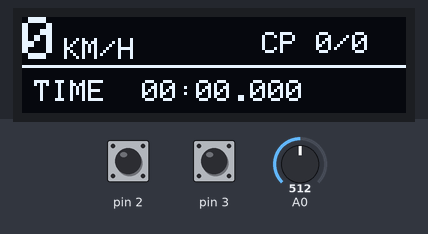
The sketch below on a simulated Arduino Uno, built with avr-gcc and run on an emulated ATmega328P. On the bench: 128×32 one-colour display. The test bench sets the inputs (shaded band); at power-on: A0 = 512, pin 2 HIGH, pin 3 HIGH. What the sketch prints to the serial monitor is not drawn.

Above: at 1.2 s.
1.3 s: A0 set to 490
4.3 s: A0 set to 716
Timing chart, 0 to 7.3 s (numbered marks = the images above; inputs shaded):
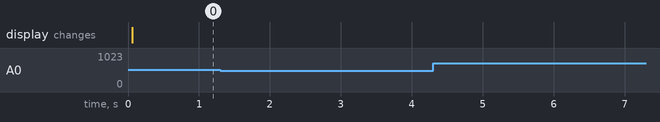

The sketch:

Volante_Arduino.ino
```cpp
/*
 * PROYECTO FERIA DE CIENCIAS - VOLANTE + PANTALLA OLED 0.91" (128x32 I2C)
 * Librerías: Adafruit_GFX y Adafruit_SSD1306
 *
 * Conexión Pantalla OLED 0.91" (I2C):
 *   - VCC -> 5V (o 3.3V)
 *   - GND -> GND
 *   - SCL -> Pin A5 (Arduino Uno)
 *   - SDA -> Pin A4 (Arduino Uno)
 *
 * Controles:
 *   - Volante: Potenciómetro en pin A0
 *   - Acelerador: Pulsador a GND en pin 2 (INPUT_PULLUP)
 *   - Freno: Pulsador a GND en pin 3 (INPUT_PULLUP)
 */

#include <Wire.h>
#include <Adafruit_GFX.h>
#include <Adafruit_SSD1306.h>

#define SCREEN_WIDTH 128
#define SCREEN_HEIGHT 32
#define OLED_RESET -1
#define SCREEN_ADDRESS 0x3C // Si no enciende, probar con 0x3D

Adafruit_SSD1306 display(SCREEN_WIDTH, SCREEN_HEIGHT, &Wire, OLED_RESET);

// Tiempos
unsigned long tiempoAnteriorLectura = 0;
const long intervaloLectura = 20; // 50 Hz para inputs

// Calibración volante
int maximoCalibrado = 500;

// Datos recibidos por telemetría desde Unity (#VEL,TIEMPO_STR,CHK,TOT_CHK)
int velKmh = 0;
char strTiempo[16] = "00:00.000";
int chkActual = 0;
int chkTotales = 0;

// Buffer serie
char bufferSerial[64];
byte bufferIdx = 0;

void procesarPaqueteTelemetria(char* datos) {
  // Formato: #128,01:23.456,3,5
  if (datos[0] != '#') return;

  char* token = strtok(datos + 1, ",");
  if (token != NULL) velKmh = atoi(token);

  token = strtok(NULL, ",");
  if (token != NULL) {
    strncpy(strTiempo, token, sizeof(strTiempo) - 1);
    strTiempo[sizeof(strTiempo) - 1] = '\0';
  }

  token = strtok(NULL, ",");
  if (token != NULL) chkActual = atoi(token);

  token = strtok(NULL, ",");
  if (token != NULL) chkTotales = atoi(token);
}

void leerTelemetriaSerial() {
  while (Serial.available() > 0) {
    char c = Serial.read();
    if (c == '\n' || c == '\r') {
      if (bufferIdx > 0) {
        bufferSerial[bufferIdx] = '\0';
        procesarPaqueteTelemetria(bufferSerial);
        bufferIdx = 0;
      }
    } else {
      if (bufferIdx < sizeof(bufferSerial) - 1) {
        bufferSerial[bufferIdx++] = c;
      }
    }
  }
}

void dibujarPantalla() {
  display.clearDisplay();
  display.setTextColor(SSD1306_WHITE);

  // ================= FILA SUPERIOR: VELOCIDAD Y CHECKPOINTS =================
  // 1. Número de velocidad GRANDE (Tamaño 2)
  display.setTextSize(2);
  display.setCursor(0, 0);
  display.print(velKmh);

  // 2. Unidad "KM/H" (Tamaño 1 alineado abajo del número)
  display.setTextSize(1);
  display.setCursor(display.getCursorX() + 2, 7);
  display.print("KM/H");

  // 3. Checkpoints a la derecha en la fila superior (ej: CP 3/5)
  display.setCursor(80, 5);
  display.print("CP ");
  display.print(chkActual);
  display.print("/");
  display.print(chkTotales);

  // Línea divisoria muy sutil entre velocidad y tiempo
  display.drawFastHLine(0, 16, 128, SSD1306_WHITE);

  // ================= FILA INFERIOR: TIEMPO MÁXIMO PROTAGONISTA =================
  // El tiempo con milisegundos "00:00.000" centrado en Tamaño 1 espaciado / nítido
  display.setTextSize(1);
  display.setCursor(4, 21);
  display.print("TIME  ");
  display.print(strTiempo);

  display.display();
}

void setup() {
  pinMode(A0, INPUT);
  pinMode(2, INPUT_PULLUP);
  pinMode(3, INPUT_PULLUP);
  Serial.begin(9600);

  // Iniciar pantalla OLED I2C
  display.begin(SSD1306_SWITCHCAPVCC, SCREEN_ADDRESS);

  display.clearDisplay();
  display.display();
}

void loop() {
  // 1. Recibir telemetría desde Unity
  leerTelemetriaSerial();

  // 2. Leer controles y enviar a Unity cada 20 ms (50 Hz)
  unsigned long tiempoActual = millis();
  if (tiempoActual - tiempoAnteriorLectura >= intervaloLectura) {
    tiempoAnteriorLectura = tiempoActual;

    int lecturaReal = analogRead(A0);

    // Auto-calibración de giro
    if (lecturaReal > maximoCalibrado) {
      maximoCalibrado = lecturaReal;
    }

    int lecturaLimitada = constrain(lecturaReal, 0, maximoCalibrado);
    int x = map(lecturaLimitada, 0, maximoCalibrado, -100, 100);

    int acel = (digitalRead(2) == LOW) ? 1 : 0;
    int freno = (digitalRead(3) == LOW) ? 1 : 0;

    Serial.print("Volante: ");
    Serial.print(x);
    Serial.print(" | Max Detectado: ");
    Serial.print(maximoCalibrado);
    Serial.print(" | Acel: ");
    Serial.print(acel);
    Serial.print(" Freno: ");
    Serial.println(freno);

    // 3. Dibujar en la pantalla OLED
    dibujarPantalla();
  }
}
```

Measured:
- after the input at 1.3 s, every drawn part: stays the same
- after the input at 4.3 s, every drawn part: stays the same
